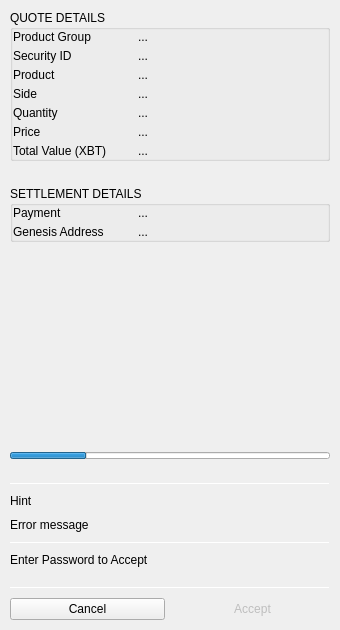
<?xml version="1.0" encoding="UTF-8"?>
<ui version="4.0">
 <class>DealerCCSettlementDialog</class>
 <widget class="QDialog" name="DealerCCSettlementDialog">
  <property name="geometry">
   <rect>
    <x>0</x>
    <y>0</y>
    <width>340</width>
    <height>630</height>
   </rect>
  </property>
  <property name="sizePolicy">
   <sizepolicy hsizetype="Fixed" vsizetype="Fixed">
    <horstretch>0</horstretch>
    <verstretch>0</verstretch>
   </sizepolicy>
  </property>
  <property name="minimumSize">
   <size>
    <width>340</width>
    <height>630</height>
   </size>
  </property>
  <property name="windowTitle">
   <string>Dealer's CC Settlement</string>
  </property>
  <layout class="QVBoxLayout" name="verticalLayout_4">
   <property name="spacing">
    <number>0</number>
   </property>
   <property name="leftMargin">
    <number>0</number>
   </property>
   <property name="topMargin">
    <number>0</number>
   </property>
   <property name="rightMargin">
    <number>0</number>
   </property>
   <property name="bottomMargin">
    <number>0</number>
   </property>
   <item>
    <widget class="QWidget" name="verticalWidget" native="true">
     <property name="sizePolicy">
      <sizepolicy hsizetype="Preferred" vsizetype="Expanding">
       <horstretch>0</horstretch>
       <verstretch>0</verstretch>
      </sizepolicy>
     </property>
     <property name="minimumSize">
      <size>
       <width>0</width>
       <height>0</height>
      </size>
     </property>
     <property name="maximumSize">
      <size>
       <width>16777215</width>
       <height>16777215</height>
      </size>
     </property>
     <layout class="QVBoxLayout" name="verticalLayout_3">
      <property name="spacing">
       <number>25</number>
      </property>
      <property name="leftMargin">
       <number>10</number>
      </property>
      <property name="topMargin">
       <number>10</number>
      </property>
      <property name="rightMargin">
       <number>10</number>
      </property>
      <property name="bottomMargin">
       <number>5</number>
      </property>
      <item>
       <widget class="QGroupBox" name="groupBox_2">
        <property name="maximumSize">
         <size>
          <width>16777215</width>
          <height>16777215</height>
         </size>
        </property>
        <property name="title">
         <string>QUOTE DETAILS</string>
        </property>
        <layout class="QVBoxLayout" name="verticalLayout_5">
         <property name="spacing">
          <number>5</number>
         </property>
         <property name="leftMargin">
          <number>0</number>
         </property>
         <property name="topMargin">
          <number>0</number>
         </property>
         <property name="rightMargin">
          <number>0</number>
         </property>
         <property name="bottomMargin">
          <number>0</number>
         </property>
         <item>
          <widget class="QWidget" name="horizontalWidget" native="true">
           <property name="minimumSize">
            <size>
             <width>0</width>
             <height>0</height>
            </size>
           </property>
           <layout class="QHBoxLayout" name="horizontalLayout_2">
            <property name="spacing">
             <number>5</number>
            </property>
            <property name="leftMargin">
             <number>0</number>
            </property>
            <property name="topMargin">
             <number>0</number>
            </property>
            <property name="rightMargin">
             <number>0</number>
            </property>
            <property name="bottomMargin">
             <number>0</number>
            </property>
            <item>
             <widget class="QLabel" name="label_8">
              <property name="minimumSize">
               <size>
                <width>120</width>
                <height>0</height>
               </size>
              </property>
              <property name="maximumSize">
               <size>
                <width>100</width>
                <height>16777215</height>
               </size>
              </property>
              <property name="text">
               <string>Product Group</string>
              </property>
              <property name="wordWrap">
               <bool>true</bool>
              </property>
             </widget>
            </item>
            <item>
             <widget class="QLabel" name="labelProductGroup">
              <property name="text">
               <string>...</string>
              </property>
              <property name="wordWrap">
               <bool>true</bool>
              </property>
              <property name="whiteLabel" stdset="0">
               <bool>true</bool>
              </property>
             </widget>
            </item>
           </layout>
          </widget>
         </item>
         <item>
          <widget class="QWidget" name="horizontalWidget1" native="true">
           <property name="minimumSize">
            <size>
             <width>0</width>
             <height>0</height>
            </size>
           </property>
           <layout class="QHBoxLayout" name="horizontalLayout_3">
            <property name="spacing">
             <number>5</number>
            </property>
            <property name="leftMargin">
             <number>0</number>
            </property>
            <property name="topMargin">
             <number>0</number>
            </property>
            <property name="rightMargin">
             <number>0</number>
            </property>
            <property name="bottomMargin">
             <number>0</number>
            </property>
            <item>
             <widget class="QLabel" name="label_2">
              <property name="minimumSize">
               <size>
                <width>120</width>
                <height>0</height>
               </size>
              </property>
              <property name="maximumSize">
               <size>
                <width>100</width>
                <height>16777215</height>
               </size>
              </property>
              <property name="text">
               <string>Security ID</string>
              </property>
              <property name="wordWrap">
               <bool>true</bool>
              </property>
             </widget>
            </item>
            <item>
             <widget class="QLabel" name="labelSecurityId">
              <property name="text">
               <string>...</string>
              </property>
              <property name="wordWrap">
               <bool>true</bool>
              </property>
              <property name="whiteLabel" stdset="0">
               <bool>true</bool>
              </property>
             </widget>
            </item>
           </layout>
          </widget>
         </item>
         <item>
          <widget class="QWidget" name="horizontalWidget2" native="true">
           <property name="minimumSize">
            <size>
             <width>0</width>
             <height>0</height>
            </size>
           </property>
           <layout class="QHBoxLayout" name="horizontalLayout_4">
            <property name="spacing">
             <number>5</number>
            </property>
            <property name="leftMargin">
             <number>0</number>
            </property>
            <property name="topMargin">
             <number>0</number>
            </property>
            <property name="rightMargin">
             <number>0</number>
            </property>
            <property name="bottomMargin">
             <number>0</number>
            </property>
            <item>
             <widget class="QLabel" name="label_3">
              <property name="minimumSize">
               <size>
                <width>120</width>
                <height>0</height>
               </size>
              </property>
              <property name="maximumSize">
               <size>
                <width>100</width>
                <height>16777215</height>
               </size>
              </property>
              <property name="text">
               <string>Product</string>
              </property>
              <property name="wordWrap">
               <bool>true</bool>
              </property>
             </widget>
            </item>
            <item>
             <widget class="QLabel" name="labelProduct">
              <property name="text">
               <string>...</string>
              </property>
              <property name="wordWrap">
               <bool>true</bool>
              </property>
              <property name="whiteLabel" stdset="0">
               <bool>true</bool>
              </property>
             </widget>
            </item>
           </layout>
          </widget>
         </item>
         <item>
          <widget class="QWidget" name="horizontalWidget3" native="true">
           <property name="minimumSize">
            <size>
             <width>0</width>
             <height>0</height>
            </size>
           </property>
           <layout class="QHBoxLayout" name="horizontalLayout_5">
            <property name="spacing">
             <number>5</number>
            </property>
            <property name="leftMargin">
             <number>0</number>
            </property>
            <property name="topMargin">
             <number>0</number>
            </property>
            <property name="rightMargin">
             <number>0</number>
            </property>
            <property name="bottomMargin">
             <number>0</number>
            </property>
            <item>
             <widget class="QLabel" name="label_4">
              <property name="minimumSize">
               <size>
                <width>120</width>
                <height>0</height>
               </size>
              </property>
              <property name="maximumSize">
               <size>
                <width>100</width>
                <height>16777215</height>
               </size>
              </property>
              <property name="text">
               <string>Side</string>
              </property>
              <property name="wordWrap">
               <bool>true</bool>
              </property>
             </widget>
            </item>
            <item>
             <widget class="QLabel" name="labelSide">
              <property name="text">
               <string>...</string>
              </property>
              <property name="wordWrap">
               <bool>true</bool>
              </property>
              <property name="whiteLabel" stdset="0">
               <bool>true</bool>
              </property>
             </widget>
            </item>
           </layout>
          </widget>
         </item>
         <item>
          <widget class="QWidget" name="horizontalWidget4" native="true">
           <property name="minimumSize">
            <size>
             <width>0</width>
             <height>0</height>
            </size>
           </property>
           <layout class="QHBoxLayout" name="horizontalLayout_6">
            <property name="spacing">
             <number>5</number>
            </property>
            <property name="leftMargin">
             <number>0</number>
            </property>
            <property name="topMargin">
             <number>0</number>
            </property>
            <property name="rightMargin">
             <number>0</number>
            </property>
            <property name="bottomMargin">
             <number>0</number>
            </property>
            <item>
             <widget class="QLabel" name="label_5">
              <property name="minimumSize">
               <size>
                <width>120</width>
                <height>0</height>
               </size>
              </property>
              <property name="maximumSize">
               <size>
                <width>100</width>
                <height>16777215</height>
               </size>
              </property>
              <property name="text">
               <string>Quantity</string>
              </property>
              <property name="wordWrap">
               <bool>true</bool>
              </property>
             </widget>
            </item>
            <item>
             <widget class="QLabel" name="labelQuantity">
              <property name="text">
               <string>...</string>
              </property>
              <property name="wordWrap">
               <bool>true</bool>
              </property>
              <property name="whiteLabel" stdset="0">
               <bool>true</bool>
              </property>
             </widget>
            </item>
           </layout>
          </widget>
         </item>
         <item>
          <widget class="QWidget" name="horizontalWidget5" native="true">
           <property name="minimumSize">
            <size>
             <width>0</width>
             <height>0</height>
            </size>
           </property>
           <layout class="QHBoxLayout" name="horizontalLayout_7">
            <property name="spacing">
             <number>5</number>
            </property>
            <property name="leftMargin">
             <number>0</number>
            </property>
            <property name="topMargin">
             <number>0</number>
            </property>
            <property name="rightMargin">
             <number>0</number>
            </property>
            <property name="bottomMargin">
             <number>0</number>
            </property>
            <item>
             <widget class="QLabel" name="label_6">
              <property name="minimumSize">
               <size>
                <width>120</width>
                <height>0</height>
               </size>
              </property>
              <property name="maximumSize">
               <size>
                <width>100</width>
                <height>16777215</height>
               </size>
              </property>
              <property name="text">
               <string>Price</string>
              </property>
              <property name="wordWrap">
               <bool>true</bool>
              </property>
             </widget>
            </item>
            <item>
             <widget class="QLabel" name="labelPrice">
              <property name="text">
               <string>...</string>
              </property>
              <property name="wordWrap">
               <bool>true</bool>
              </property>
              <property name="whiteLabel" stdset="0">
               <bool>true</bool>
              </property>
             </widget>
            </item>
           </layout>
          </widget>
         </item>
         <item>
          <widget class="QWidget" name="horizontalWidget6" native="true">
           <property name="minimumSize">
            <size>
             <width>0</width>
             <height>0</height>
            </size>
           </property>
           <layout class="QHBoxLayout" name="horizontalLayout_8">
            <property name="spacing">
             <number>5</number>
            </property>
            <property name="leftMargin">
             <number>0</number>
            </property>
            <property name="topMargin">
             <number>0</number>
            </property>
            <property name="rightMargin">
             <number>0</number>
            </property>
            <property name="bottomMargin">
             <number>0</number>
            </property>
            <item>
             <widget class="QLabel" name="label_7">
              <property name="minimumSize">
               <size>
                <width>120</width>
                <height>0</height>
               </size>
              </property>
              <property name="maximumSize">
               <size>
                <width>100</width>
                <height>16777215</height>
               </size>
              </property>
              <property name="text">
               <string>Total Value (XBT)</string>
              </property>
              <property name="wordWrap">
               <bool>true</bool>
              </property>
             </widget>
            </item>
            <item>
             <widget class="QLabel" name="labelTotal">
              <property name="text">
               <string>...</string>
              </property>
              <property name="wordWrap">
               <bool>true</bool>
              </property>
              <property name="whiteLabel" stdset="0">
               <bool>true</bool>
              </property>
             </widget>
            </item>
           </layout>
          </widget>
         </item>
        </layout>
       </widget>
      </item>
      <item>
       <widget class="QGroupBox" name="groupBox_3">
        <property name="maximumSize">
         <size>
          <width>16777215</width>
          <height>16777215</height>
         </size>
        </property>
        <property name="title">
         <string>SETTLEMENT DETAILS</string>
        </property>
        <layout class="QVBoxLayout" name="verticalLayout_2">
         <property name="spacing">
          <number>5</number>
         </property>
         <property name="leftMargin">
          <number>0</number>
         </property>
         <property name="topMargin">
          <number>0</number>
         </property>
         <property name="rightMargin">
          <number>0</number>
         </property>
         <property name="bottomMargin">
          <number>0</number>
         </property>
         <item>
          <widget class="QWidget" name="horizontalWidget8" native="true">
           <property name="minimumSize">
            <size>
             <width>0</width>
             <height>0</height>
            </size>
           </property>
           <layout class="QHBoxLayout" name="horizontalLayout_10">
            <property name="spacing">
             <number>5</number>
            </property>
            <property name="leftMargin">
             <number>0</number>
            </property>
            <property name="topMargin">
             <number>0</number>
            </property>
            <property name="rightMargin">
             <number>0</number>
            </property>
            <property name="bottomMargin">
             <number>0</number>
            </property>
            <item>
             <widget class="QLabel" name="labelPaymentName">
              <property name="minimumSize">
               <size>
                <width>120</width>
                <height>0</height>
               </size>
              </property>
              <property name="maximumSize">
               <size>
                <width>120</width>
                <height>16777215</height>
               </size>
              </property>
              <property name="text">
               <string>Payment</string>
              </property>
              <property name="wordWrap">
               <bool>true</bool>
              </property>
             </widget>
            </item>
            <item>
             <widget class="QLabel" name="labelPayment">
              <property name="text">
               <string>...</string>
              </property>
              <property name="wordWrap">
               <bool>true</bool>
              </property>
              <property name="whiteLabel" stdset="0">
               <bool>true</bool>
              </property>
             </widget>
            </item>
           </layout>
          </widget>
         </item>
         <item>
          <widget class="QWidget" name="horizontalWidget10" native="true">
           <property name="minimumSize">
            <size>
             <width>0</width>
             <height>0</height>
            </size>
           </property>
           <layout class="QHBoxLayout" name="horizontalLayout_12">
            <property name="spacing">
             <number>5</number>
            </property>
            <property name="leftMargin">
             <number>0</number>
            </property>
            <property name="topMargin">
             <number>0</number>
            </property>
            <property name="rightMargin">
             <number>0</number>
            </property>
            <property name="bottomMargin">
             <number>0</number>
            </property>
            <item>
             <widget class="QLabel" name="labelAddressdescription">
              <property name="minimumSize">
               <size>
                <width>120</width>
                <height>0</height>
               </size>
              </property>
              <property name="maximumSize">
               <size>
                <width>120</width>
                <height>16777215</height>
               </size>
              </property>
              <property name="text">
               <string>Genesis Address</string>
              </property>
              <property name="wordWrap">
               <bool>true</bool>
              </property>
             </widget>
            </item>
            <item>
             <widget class="QLabel" name="labelGenesisAddress">
              <property name="text">
               <string>...</string>
              </property>
              <property name="wordWrap">
               <bool>true</bool>
              </property>
              <property name="whiteLabel" stdset="0">
               <bool>true</bool>
              </property>
             </widget>
            </item>
           </layout>
          </widget>
         </item>
        </layout>
       </widget>
      </item>
      <item>
       <spacer name="verticalSpacer">
        <property name="orientation">
         <enum>Qt::Vertical</enum>
        </property>
        <property name="sizeHint" stdset="0">
         <size>
          <width>20</width>
          <height>40</height>
         </size>
        </property>
       </spacer>
      </item>
      <item>
       <widget class="QWidget" name="widget_2" native="true">
        <layout class="QVBoxLayout" name="verticalLayout_6">
         <property name="spacing">
          <number>5</number>
         </property>
         <property name="leftMargin">
          <number>0</number>
         </property>
         <property name="topMargin">
          <number>0</number>
         </property>
         <property name="rightMargin">
          <number>0</number>
         </property>
         <property name="bottomMargin">
          <number>0</number>
         </property>
         <item>
          <widget class="QProgressBar" name="progressBar">
           <property name="minimumSize">
            <size>
             <width>0</width>
             <height>7</height>
            </size>
           </property>
           <property name="maximumSize">
            <size>
             <width>16777215</width>
             <height>7</height>
            </size>
           </property>
           <property name="value">
            <number>24</number>
           </property>
           <property name="textVisible">
            <bool>false</bool>
           </property>
          </widget>
         </item>
         <item>
          <widget class="QLabel" name="labelTimeLeft">
           <property name="text">
            <string/>
           </property>
           <property name="alignment">
            <set>Qt::AlignCenter</set>
           </property>
          </widget>
         </item>
        </layout>
       </widget>
      </item>
     </layout>
    </widget>
   </item>
   <item>
    <widget class="QWidget" name="verticalWidgetPassword" native="true">
     <property name="minimumSize">
      <size>
       <width>0</width>
       <height>50</height>
      </size>
     </property>
     <property name="darkOverlay" stdset="0">
      <bool>true</bool>
     </property>
     <layout class="QVBoxLayout" name="verticalLayout">
      <property name="spacing">
       <number>10</number>
      </property>
      <property name="leftMargin">
       <number>10</number>
      </property>
      <property name="topMargin">
       <number>0</number>
      </property>
      <property name="rightMargin">
       <number>10</number>
      </property>
      <property name="bottomMargin">
       <number>0</number>
      </property>
      <item>
       <widget class="Line" name="line">
        <property name="minimumSize">
         <size>
          <width>0</width>
          <height>1</height>
         </size>
        </property>
        <property name="maximumSize">
         <size>
          <width>16777215</width>
          <height>1</height>
         </size>
        </property>
        <property name="orientation">
         <enum>Qt::Horizontal</enum>
        </property>
       </widget>
      </item>
      <item>
       <widget class="QLabel" name="labelHint">
        <property name="text">
         <string>Hint</string>
        </property>
        <property name="alignment">
         <set>Qt::AlignLeading|Qt::AlignLeft|Qt::AlignVCenter</set>
        </property>
        <property name="wordWrap">
         <bool>true</bool>
        </property>
       </widget>
      </item>
      <item>
       <widget class="QLabel" name="labelError">
        <property name="text">
         <string>Error message</string>
        </property>
        <property name="alignment">
         <set>Qt::AlignLeading|Qt::AlignLeft|Qt::AlignVCenter</set>
        </property>
        <property name="wordWrap">
         <bool>true</bool>
        </property>
        <property name="errorMessage" stdset="0">
         <bool>true</bool>
        </property>
       </widget>
      </item>
      <item>
       <widget class="Line" name="line_3">
        <property name="minimumSize">
         <size>
          <width>0</width>
          <height>1</height>
         </size>
        </property>
        <property name="maximumSize">
         <size>
          <width>16777215</width>
          <height>1</height>
         </size>
        </property>
        <property name="orientation">
         <enum>Qt::Horizontal</enum>
        </property>
       </widget>
      </item>
      <item>
       <widget class="QLabel" name="labelPasswordHint">
        <property name="text">
         <string>Enter Password to Accept</string>
        </property>
        <property name="wordWrap">
         <bool>true</bool>
        </property>
        <property name="italicLabel" stdset="0">
         <bool>false</bool>
        </property>
       </widget>
      </item>
      <item>
       <widget class="QWidget" name="horizontalWidgetPassword" native="true">
        <layout class="QHBoxLayout" name="horizontalLayout_13">
         <property name="spacing">
          <number>5</number>
         </property>
         <property name="leftMargin">
          <number>0</number>
         </property>
         <property name="topMargin">
          <number>0</number>
         </property>
         <property name="rightMargin">
          <number>0</number>
         </property>
         <property name="bottomMargin">
          <number>0</number>
         </property>
        </layout>
       </widget>
      </item>
      <item>
       <widget class="Line" name="line_2">
        <property name="minimumSize">
         <size>
          <width>0</width>
          <height>1</height>
         </size>
        </property>
        <property name="maximumSize">
         <size>
          <width>16777215</width>
          <height>1</height>
         </size>
        </property>
        <property name="orientation">
         <enum>Qt::Horizontal</enum>
        </property>
       </widget>
      </item>
     </layout>
    </widget>
   </item>
   <item>
    <widget class="QWidget" name="widget" native="true">
     <property name="maximumSize">
      <size>
       <width>16777215</width>
       <height>16777215</height>
      </size>
     </property>
     <property name="buttonBar" stdset="0">
      <bool>true</bool>
     </property>
     <layout class="QHBoxLayout" name="horizontalLayout">
      <property name="spacing">
       <number>10</number>
      </property>
      <property name="leftMargin">
       <number>10</number>
      </property>
      <property name="topMargin">
       <number>10</number>
      </property>
      <property name="rightMargin">
       <number>10</number>
      </property>
      <property name="bottomMargin">
       <number>10</number>
      </property>
      <item>
       <widget class="QPushButton" name="pushButtonCancel">
        <property name="styleSheet">
         <string notr="true"/>
        </property>
        <property name="text">
         <string>Cancel</string>
        </property>
        <property name="autoDefault">
         <bool>false</bool>
        </property>
       </widget>
      </item>
      <item>
       <widget class="QPushButton" name="pushButtonAccept">
        <property name="enabled">
         <bool>false</bool>
        </property>
        <property name="styleSheet">
         <string notr="true"/>
        </property>
        <property name="text">
         <string>Accept</string>
        </property>
        <property name="default">
         <bool>true</bool>
        </property>
        <property name="flat">
         <bool>true</bool>
        </property>
       </widget>
      </item>
     </layout>
    </widget>
   </item>
  </layout>
 </widget>
 <resources/>
 <connections/>
</ui>
